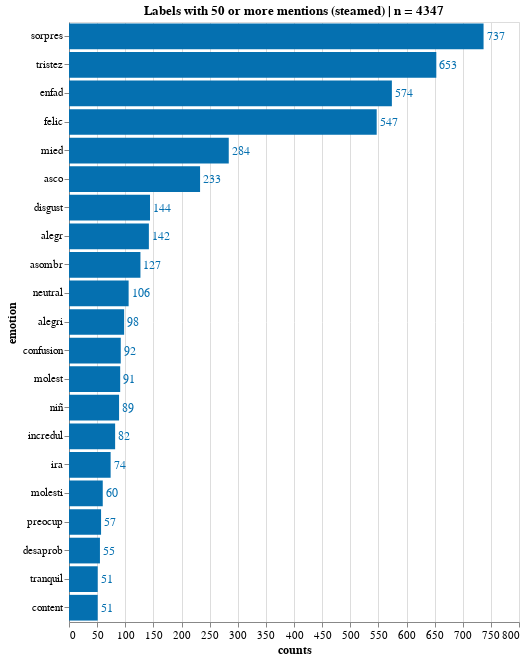

The cell this chart's notebook holds for it:
### Markdown cell above
### Anger

### Code cell
source = df_emo_overall[df_emo_overall['counts'] > 49]
title = 'Labels with 50 or more mentions (steamed) | n = '+ source['counts'].sum().astype(str)
X, Y = 'counts:Q', 'emotion:N'
w, h= 450, 600
txs, ls, ts = 12, 11, 12

chart_overall_count = simple_count_bar(source, title=title, X=X, Y=Y, width=w, height=h, text_size = txs, label_size = ls, title_size=ts)
chart_overall_count.display(renderer='svg')

### Figure 1 — Vega-Lite specification as saved in the notebook (floating-point values rounded to 4 significant figures)
{"config": {"view": {"continuousWidth": 400, "continuousHeight": 300}, "axis": {"labelFontSize": 11, "titleFontSize": 12}}, "layer": [{"mark": "bar", "encoding": {"color": {"condition": {"value": "#orange", "test": "(datum.emotion === null)"}, "value": "#0570b0"}, "x": {"type": "quantitative", "field": "counts"}, "y": {"type": "nominal", "field": "emotion", "sort": "-x"}}, "title": "Labels with 50 or more mentions (steamed) | n = 4347"}, {"mark": {"type": "text", "align": "left", "baseline": "middle", "dx": 3, "fontSize": 12}, "encoding": {"color": {"condition": {"value": "#orange", "test": "(datum.emotion === null)"}, "value": "#0570b0"}, "text": {"type": "quantitative", "field": "counts"}, "x": {"type": "quantitative", "field": "counts"}, "y": {"type": "nominal", "field": "emotion", "sort": "-x"}}, "title": "Labels with 50 or more mentions (steamed) | n = 4347"}], "data": {"name": "data-fb7df861c01b7c323ee5ffc25401a51a"}, "height": 600, "width": 450, "$schema": "https://vega.github.io/schema/vega-lite/v4.8.1.json", "datasets": {"data-fb7df861c01b7c323ee5ffc25401a51a": [{"counts": 737, "emotion": "sorpres", "percent": 0.1182}, {"counts": 653, "emotion": "tristez", "percent": 0.1047}, {"counts": 574, "emotion": "enfad", "percent": 0.09206}, {"counts": 547, "emotion": "felic", "percent": 0.08773}, {"counts": 284, "emotion": "mied", "percent": 0.04555}, {"counts": 233, "emotion": "asco", "percent": 0.03737}, {"counts": 144, "emotion": "disgust", "percent": 0.0231}, {"counts": 142, "emotion": "alegr", "percent": 0.02277}, {"counts": 127, "emotion": "asombr", "percent": 0.02037}, {"counts": 106, "emotion": "neutral", "percent": 0.017}, {"counts": 98, "emotion": "alegri", "percent": 0.01572}, {"counts": 92, "emotion": "confusion", "percent": 0.01476}, {"counts": 91, "emotion": "molest", "percent": 0.0146}, {"counts": 89, "emotion": "niñ", "percent": 0.01427}, {"counts": 82, "emotion": "incredul", "percent": 0.01315}, {"counts": 74, "emotion": "ira", "percent": 0.01187}, {"counts": 60, "emotion": "molesti", "percent": 0.009623}, {"counts": 57, "emotion": "preocup", "percent": 0.009142}, {"counts": 55, "emotion": "desaprob", "percent": 0.008821}, {"counts": 51, "emotion": "tranquil", "percent": 0.00818}, {"counts": 51, "emotion": "content", "percent": 0.00818}]}}
